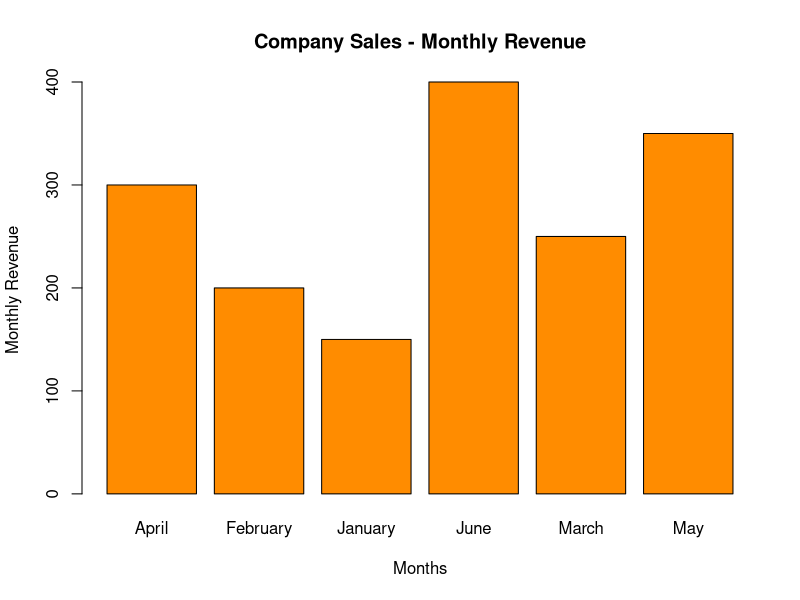
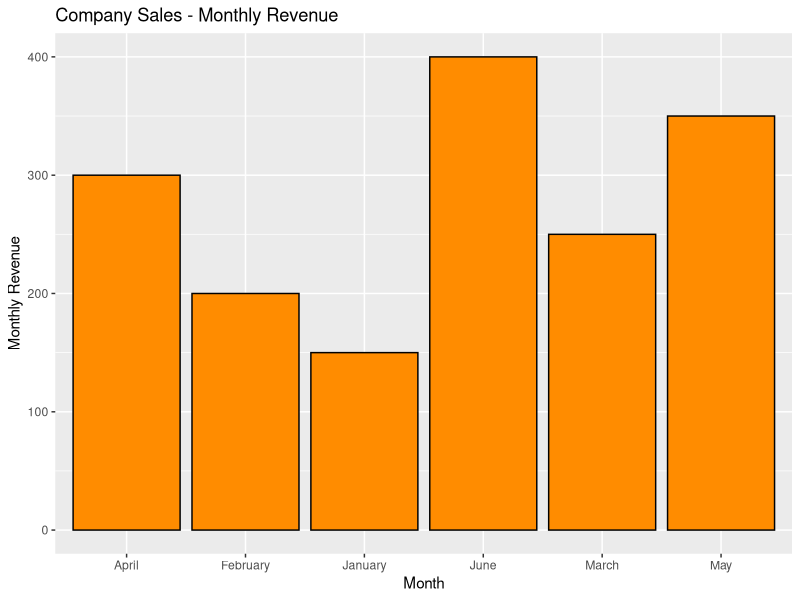
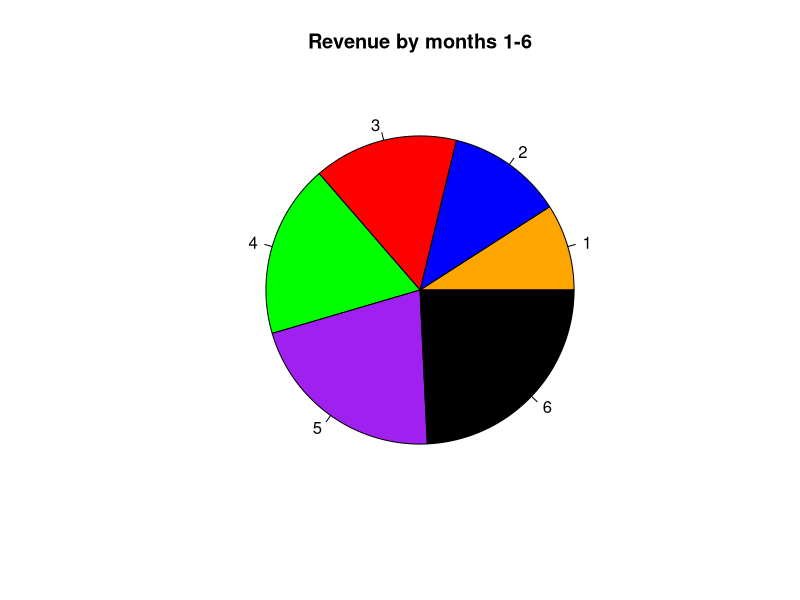

R code for these plots, in order:
## ---- chunk 1
library(tidyverse)
library(GGally)
## ---- chunk 2
#a)
sales <- data.frame(Revenue = c(150,200,250,300,350,400), Month = c("January", "February", "March", "April", "May", "June"))
mean(sales$Revenue)

#b)
barplot(sales$Revenue ~ sales$Month, xlab = "Months", ylab = "Monthly Revenue", main = "Company Sales - Monthly Revenue", col = "darkorange")
#c)
ggplot(sales, aes(x = Month, y = Revenue)) + geom_col(fill = "darkorange", col = "black") + labs(x = "Month", y = "Monthly Revenue", title = "Company Sales - Monthly Revenue")

#d)
pie(sales$Revenue, col = c("orange", "blue", "red", "green", "purple", "black"), main = "Revenue by months 1-6")
